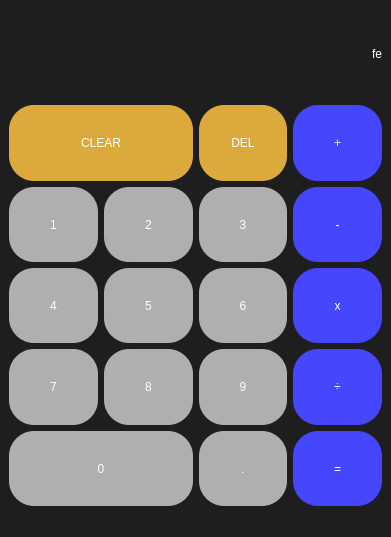
<?xml version="1.0" encoding="UTF-8"?>
<ui version="4.0">
 <class>MainWindow</class>
 <widget class="QMainWindow" name="MainWindow">
  <property name="geometry">
   <rect>
    <x>0</x>
    <y>0</y>
    <width>391</width>
    <height>537</height>
   </rect>
  </property>
  <property name="windowTitle">
   <string>calculator</string>
  </property>
  <property name="styleSheet">
   <string notr="true">background-color: rgb(38, 38, 38);
background-color: rgb(30, 30, 30);</string>
  </property>
  <widget class="QWidget" name="centralwidget">
   <layout class="QVBoxLayout" name="verticalLayout">
    <item>
     <layout class="QGridLayout" name="gridLayout">
      <item row="2" column="1">
       <widget class="QPushButton" name="push_2">
        <property name="sizePolicy">
         <sizepolicy hsizetype="MinimumExpanding" vsizetype="Preferred">
          <horstretch>0</horstretch>
          <verstretch>10</verstretch>
         </sizepolicy>
        </property>
        <property name="styleSheet">
         <string notr="true">QPushButton {
    font: 75 19pt &quot;Rockwell&quot;;
    color: rgb(255, 255, 255);
    background-color: rgb(175, 175, 175);
    border-radius:25px;
}

/* Style for QPushButton when hovering */
QPushButton:hover {
    color: rgb(61, 61, 61);
    background-color: rgb(238, 238, 238);
}

/* Style for QPushButton when pressed (optional) */
QPushButton:pressed {
    background-color: rgb(208, 0, 0);
    color: rgb(255, 255, 255);
}</string>
        </property>
        <property name="text">
         <string>2</string>
        </property>
        <property name="shortcut">
         <string>2</string>
        </property>
       </widget>
      </item>
      <item row="2" column="2">
       <widget class="QPushButton" name="push_3">
        <property name="sizePolicy">
         <sizepolicy hsizetype="MinimumExpanding" vsizetype="Preferred">
          <horstretch>0</horstretch>
          <verstretch>10</verstretch>
         </sizepolicy>
        </property>
        <property name="styleSheet">
         <string notr="true">QPushButton {
    font: 75 19pt &quot;Rockwell&quot;;
    color: rgb(255, 255, 255);
    background-color: rgb(175, 175, 175);
    border-radius: 25px;
}

/* Style for QPushButton when hovering */
QPushButton:hover {
    color: rgb(61, 61, 61);
    background-color: rgb(238, 238, 238);
}

/* Style for QPushButton when pressed (optional) */
QPushButton:pressed {
    background-color: rgb(208, 0, 0);
    color: rgb(255, 255, 255);
}</string>
        </property>
        <property name="text">
         <string>3</string>
        </property>
        <property name="shortcut">
         <string>3</string>
        </property>
       </widget>
      </item>
      <item row="4" column="3">
       <widget class="QPushButton" name="push_divide">
        <property name="sizePolicy">
         <sizepolicy hsizetype="MinimumExpanding" vsizetype="Preferred">
          <horstretch>0</horstretch>
          <verstretch>10</verstretch>
         </sizepolicy>
        </property>
        <property name="styleSheet">
         <string notr="true">QPushButton {
    font: 75 26pt &quot;Rockwell&quot;;
    color: rgb(255, 255, 255);
    border-radius:25px;
	background-color: rgb(70, 70, 255);

}

/* Style for QPushButton when hovering */
QPushButton:hover {
    color: rgb(213, 215, 255);
    background-color: rgb(238, 238, 238);
}

/* Style for QPushButton when pressed (optional) */
QPushButton:pressed {
    background-color: rgb(208, 0, 0);
    color: rgb(255, 255, 255);
}</string>
        </property>
        <property name="text">
         <string>÷</string>
        </property>
        <property name="shortcut">
         <string>/</string>
        </property>
       </widget>
      </item>
      <item row="3" column="3">
       <widget class="QPushButton" name="push_multiply">
        <property name="sizePolicy">
         <sizepolicy hsizetype="MinimumExpanding" vsizetype="Preferred">
          <horstretch>0</horstretch>
          <verstretch>10</verstretch>
         </sizepolicy>
        </property>
        <property name="styleSheet">
         <string notr="true">QPushButton {
    font: 75 26pt &quot;Rockwell&quot;;
    color: rgb(255, 255, 255);
    border-radius:25px;
	background-color: rgb(70, 70, 255);

}

/* Style for QPushButton when hovering */
QPushButton:hover {
    color: rgb(213, 215, 255);
    background-color: rgb(238, 238, 238);
}

/* Style for QPushButton when pressed (optional) */
QPushButton:pressed {
    background-color: rgb(208, 0, 0);
    color: rgb(255, 255, 255);
}</string>
        </property>
        <property name="text">
         <string>x</string>
        </property>
        <property name="shortcut">
         <string>X</string>
        </property>
       </widget>
      </item>
      <item row="5" column="0" colspan="2">
       <widget class="QPushButton" name="push_zero">
        <property name="sizePolicy">
         <sizepolicy hsizetype="MinimumExpanding" vsizetype="Preferred">
          <horstretch>0</horstretch>
          <verstretch>10</verstretch>
         </sizepolicy>
        </property>
        <property name="styleSheet">
         <string notr="true">QPushButton {
    font: 75 19pt &quot;Rockwell&quot;;
    color: rgb(255, 255, 255);
    background-color: rgb(175, 175, 175);
    border-radius: 25px;
}

/* Style for QPushButton when hovering */
QPushButton:hover {
    color: rgb(61, 61, 61);
    background-color: rgb(238, 238, 238);
}

/* Style for QPushButton when pressed (optional) */
QPushButton:pressed {
    background-color: rgb(208, 0, 0);
    color: rgb(255, 255, 255);
}
</string>
        </property>
        <property name="text">
         <string>0</string>
        </property>
        <property name="shortcut">
         <string>0</string>
        </property>
       </widget>
      </item>
      <item row="1" column="2">
       <widget class="QPushButton" name="push_del">
        <property name="sizePolicy">
         <sizepolicy hsizetype="MinimumExpanding" vsizetype="Preferred">
          <horstretch>0</horstretch>
          <verstretch>10</verstretch>
         </sizepolicy>
        </property>
        <property name="styleSheet">
         <string notr="true">QPushButton {
    font: 75 19pt &quot;Rockwell&quot;;
    color: rgb(255, 255, 255);
    background-color: rgb(220, 169, 60);
    border-radius: 25px;
}

/* Style for QPushButton when hovering */
QPushButton:hover {
    color: rgb(61, 61, 61);
    background-color: rgb(238, 238, 238);
}

/* Style for QPushButton when pressed (optional) */
QPushButton:pressed {
    background-color: rgb(208, 0, 0);
    color: rgb(255, 255, 255);
}</string>
        </property>
        <property name="text">
         <string>DEL</string>
        </property>
        <property name="shortcut">
         <string>Backspace, Backspace, Backspace, Backspace</string>
        </property>
       </widget>
      </item>
      <item row="1" column="0" colspan="2">
       <widget class="QPushButton" name="push_clear">
        <property name="sizePolicy">
         <sizepolicy hsizetype="MinimumExpanding" vsizetype="Preferred">
          <horstretch>0</horstretch>
          <verstretch>10</verstretch>
         </sizepolicy>
        </property>
        <property name="styleSheet">
         <string notr="true">QPushButton {
    font: 75 19pt &quot;Rockwell&quot;;
    color: rgb(255, 255, 255);
    border-radius: 25px;
	background-color: rgb(220, 169, 60);
}

/* Style for QPushButton when hovering */
QPushButton:hover {
    color: rgb(61, 61, 61);
    background-color: rgb(238, 238, 238);
}

/* Style for QPushButton when pressed (optional) */
QPushButton:pressed {
    background-color: rgb(208, 0, 0);
    color: rgb(255, 255, 255);
}</string>
        </property>
        <property name="text">
         <string>CLEAR</string>
        </property>
        <property name="shortcut">
         <string>Esc</string>
        </property>
       </widget>
      </item>
      <item row="4" column="2">
       <widget class="QPushButton" name="push_9">
        <property name="sizePolicy">
         <sizepolicy hsizetype="MinimumExpanding" vsizetype="Preferred">
          <horstretch>0</horstretch>
          <verstretch>10</verstretch>
         </sizepolicy>
        </property>
        <property name="styleSheet">
         <string notr="true">QPushButton {
    font: 75 19pt &quot;Rockwell&quot;;
    color: rgb(255, 255, 255);
    background-color: rgb(175, 175, 175);
    border-radius: 25px;
}

/* Style for QPushButton when hovering */
QPushButton:hover {
    color: rgb(61, 61, 61);
    background-color: rgb(238, 238, 238);
}

/* Style for QPushButton when pressed (optional) */
QPushButton:pressed {
    background-color: rgb(208, 0, 0);
    color: rgb(255, 255, 255);
}</string>
        </property>
        <property name="text">
         <string>9</string>
        </property>
        <property name="shortcut">
         <string>9</string>
        </property>
       </widget>
      </item>
      <item row="3" column="2">
       <widget class="QPushButton" name="push_6">
        <property name="sizePolicy">
         <sizepolicy hsizetype="MinimumExpanding" vsizetype="Preferred">
          <horstretch>0</horstretch>
          <verstretch>10</verstretch>
         </sizepolicy>
        </property>
        <property name="styleSheet">
         <string notr="true">QPushButton {
    font: 75 19pt &quot;Rockwell&quot;;
    color: rgb(255, 255, 255);
    background-color: rgb(175, 175, 175);
    border-radius: 25px;
}

/* Style for QPushButton when hovering */
QPushButton:hover {
    color: rgb(61, 61, 61);
    background-color: rgb(238, 238, 238);
}

/* Style for QPushButton when pressed (optional) */
QPushButton:pressed {
    background-color: rgb(208, 0, 0);
    color: rgb(255, 255, 255);
}</string>
        </property>
        <property name="text">
         <string>6</string>
        </property>
        <property name="shortcut">
         <string>6</string>
        </property>
       </widget>
      </item>
      <item row="2" column="3">
       <widget class="QPushButton" name="push_minus">
        <property name="sizePolicy">
         <sizepolicy hsizetype="MinimumExpanding" vsizetype="Preferred">
          <horstretch>0</horstretch>
          <verstretch>10</verstretch>
         </sizepolicy>
        </property>
        <property name="styleSheet">
         <string notr="true">QPushButton {
    font: 75 26pt &quot;Rockwell&quot;;
    color: rgb(255, 255, 255);
    border-radius: 25px;
	background-color: rgb(70, 70, 255);

}

/* Style for QPushButton when hovering */
QPushButton:hover {
    color: rgb(213, 215, 255);
    background-color: rgb(238, 238, 238);
}

/* Style for QPushButton when pressed (optional) */
QPushButton:pressed {
    background-color: rgb(208, 0, 0);
    color: rgb(255, 255, 255);
}</string>
        </property>
        <property name="text">
         <string>-</string>
        </property>
        <property name="shortcut">
         <string>-</string>
        </property>
       </widget>
      </item>
      <item row="5" column="2">
       <widget class="QPushButton" name="push_dot">
        <property name="sizePolicy">
         <sizepolicy hsizetype="MinimumExpanding" vsizetype="Preferred">
          <horstretch>0</horstretch>
          <verstretch>10</verstretch>
         </sizepolicy>
        </property>
        <property name="styleSheet">
         <string notr="true">QPushButton {
    font: 75 19pt &quot;Rockwell&quot;;
    color: rgb(255, 255, 255);
    background-color: rgb(175, 175, 175);
    border-radius:25px;
}

/* Style for QPushButton when hovering */
QPushButton:hover {
    color: rgb(61, 61, 61);
    background-color: rgb(238, 238, 238);
}

/* Style for QPushButton when pressed (optional) */
QPushButton:pressed {
    background-color: rgb(208, 0, 0);
    color: rgb(255, 255, 255);
}</string>
        </property>
        <property name="text">
         <string>.</string>
        </property>
        <property name="shortcut">
         <string>.</string>
        </property>
       </widget>
      </item>
      <item row="0" column="0" colspan="4">
       <widget class="QLabel" name="label">
        <property name="sizePolicy">
         <sizepolicy hsizetype="MinimumExpanding" vsizetype="Preferred">
          <horstretch>0</horstretch>
          <verstretch>12</verstretch>
         </sizepolicy>
        </property>
        <property name="styleSheet">
         <string notr="true">font: 700 28pt &quot;Leelawadee&quot;;
color: rgb(255, 255, 255);</string>
        </property>
        <property name="text">
         <string>fe</string>
        </property>
        <property name="alignment">
         <set>Qt::AlignRight|Qt::AlignTrailing|Qt::AlignVCenter</set>
        </property>
       </widget>
      </item>
      <item row="1" column="3">
       <widget class="QPushButton" name="push_plus">
        <property name="sizePolicy">
         <sizepolicy hsizetype="MinimumExpanding" vsizetype="Preferred">
          <horstretch>0</horstretch>
          <verstretch>10</verstretch>
         </sizepolicy>
        </property>
        <property name="styleSheet">
         <string notr="true">/* Default style for QPushButton */
QPushButton {
    font: 75 26pt &quot;Rockwell&quot;;
    color: rgb(255, 255, 255);
    border-radius: 25px;
    background-color: rgb(70, 70, 255);
}

/* Style for QPushButton when hovering */
QPushButton:hover {
    color: rgb(213, 215, 255);
    background-color: rgb(238, 238, 238);
}

/* Style for QPushButton when pressed */
QPushButton:pressed {
    background-color: rgb(208, 0, 0);
    color: rgb(255, 255, 255);
}
</string>
        </property>
        <property name="text">
         <string>+</string>
        </property>
        <property name="iconSize">
         <size>
          <width>28</width>
          <height>27</height>
         </size>
        </property>
        <property name="shortcut">
         <string>+</string>
        </property>
       </widget>
      </item>
      <item row="4" column="1">
       <widget class="QPushButton" name="push_8">
        <property name="sizePolicy">
         <sizepolicy hsizetype="MinimumExpanding" vsizetype="Preferred">
          <horstretch>0</horstretch>
          <verstretch>10</verstretch>
         </sizepolicy>
        </property>
        <property name="styleSheet">
         <string notr="true">QPushButton {
    font: 75 19pt &quot;Rockwell&quot;;
    color: rgb(255, 255, 255);
    background-color: rgb(175, 175, 175);
    border-radius:25px;
}

/* Style for QPushButton when hovering */
QPushButton:hover {
    color: rgb(61, 61, 61);
    background-color: rgb(238, 238, 238);
}

/* Style for QPushButton when pressed (optional) */
QPushButton:pressed {
    background-color: rgb(208, 0, 0);
    color: rgb(255, 255, 255);
}</string>
        </property>
        <property name="text">
         <string>8</string>
        </property>
        <property name="shortcut">
         <string>8</string>
        </property>
       </widget>
      </item>
      <item row="3" column="1">
       <widget class="QPushButton" name="push_5">
        <property name="sizePolicy">
         <sizepolicy hsizetype="MinimumExpanding" vsizetype="Preferred">
          <horstretch>0</horstretch>
          <verstretch>10</verstretch>
         </sizepolicy>
        </property>
        <property name="styleSheet">
         <string notr="true">QPushButton {
    font: 75 19pt &quot;Rockwell&quot;;
    color: rgb(255, 255, 255);
    background-color: rgb(175, 175, 175);
    border-radius: 25px;
}

/* Style for QPushButton when hovering */
QPushButton:hover {
    color: rgb(61, 61, 61);
    background-color: rgb(238, 238, 238);
}

/* Style for QPushButton when pressed (optional) */
QPushButton:pressed {
    background-color: rgb(208, 0, 0);
    color: rgb(255, 255, 255);
}</string>
        </property>
        <property name="text">
         <string>5</string>
        </property>
        <property name="shortcut">
         <string>5</string>
        </property>
       </widget>
      </item>
      <item row="3" column="0">
       <widget class="QPushButton" name="push_4">
        <property name="sizePolicy">
         <sizepolicy hsizetype="MinimumExpanding" vsizetype="Preferred">
          <horstretch>0</horstretch>
          <verstretch>10</verstretch>
         </sizepolicy>
        </property>
        <property name="styleSheet">
         <string notr="true">QPushButton {
    font: 75 19pt &quot;Rockwell&quot;;
    color: rgb(255, 255, 255);
    background-color: rgb(175, 175, 175);
    border-radius: 25px;
}

/* Style for QPushButton when hovering */
QPushButton:hover {
    color: rgb(61, 61, 61);
    background-color: rgb(238, 238, 238);
}

/* Style for QPushButton when pressed (optional) */
QPushButton:pressed {
    background-color: rgb(208, 0, 0);
    color: rgb(255, 255, 255);
}</string>
        </property>
        <property name="text">
         <string>4</string>
        </property>
        <property name="shortcut">
         <string>4</string>
        </property>
       </widget>
      </item>
      <item row="2" column="0">
       <widget class="QPushButton" name="push_1">
        <property name="sizePolicy">
         <sizepolicy hsizetype="MinimumExpanding" vsizetype="Preferred">
          <horstretch>0</horstretch>
          <verstretch>10</verstretch>
         </sizepolicy>
        </property>
        <property name="styleSheet">
         <string notr="true">QPushButton {
    font: 75 19pt &quot;Rockwell&quot;;
    color: rgb(255, 255, 255);
    background-color: rgb(175, 175, 175);
    border-radius: 25px;
}

/* Style for QPushButton when hovering */
QPushButton:hover {
    color: rgb(61, 61, 61);
    background-color: rgb(238, 238, 238);
}

/* Style for QPushButton when pressed (optional) */
QPushButton:pressed {
    background-color: rgb(208, 0, 0);
    color: rgb(255, 255, 255);
}</string>
        </property>
        <property name="text">
         <string>1</string>
        </property>
        <property name="shortcut">
         <string>1</string>
        </property>
       </widget>
      </item>
      <item row="5" column="3">
       <widget class="QPushButton" name="push_equal">
        <property name="sizePolicy">
         <sizepolicy hsizetype="MinimumExpanding" vsizetype="Preferred">
          <horstretch>0</horstretch>
          <verstretch>10</verstretch>
         </sizepolicy>
        </property>
        <property name="styleSheet">
         <string notr="true">QPushButton {
    font: 75 26pt &quot;Rockwell&quot;;
    color: rgb(255, 255, 255);
    border-radius: 25px;
	background-color: rgb(70, 70, 255);
}

/* Style for QPushButton when hovering */
QPushButton:hover {
    color: rgb(213, 215, 255);
    background-color: rgb(238, 238, 238);
}

/* Style for QPushButton when pressed (optional) */
QPushButton:pressed {
    background-color: rgb(208, 0, 0);
    color: rgb(255, 255, 255);
}</string>
        </property>
        <property name="text">
         <string>=</string>
        </property>
        <property name="shortcut">
         <string>=</string>
        </property>
       </widget>
      </item>
      <item row="4" column="0">
       <widget class="QPushButton" name="push_7">
        <property name="sizePolicy">
         <sizepolicy hsizetype="MinimumExpanding" vsizetype="Preferred">
          <horstretch>0</horstretch>
          <verstretch>10</verstretch>
         </sizepolicy>
        </property>
        <property name="styleSheet">
         <string notr="true">QPushButton {
    font: 75 19pt &quot;Rockwell&quot;;
    color: rgb(255, 255, 255);
    background-color: rgb(175, 175, 175);
    border-radius: 25px;
}

/* Style for QPushButton when hovering */
QPushButton:hover {
    color: rgb(61, 61, 61);
    background-color: rgb(238, 238, 238);
}

/* Style for QPushButton when pressed (optional) */
QPushButton:pressed {
    background-color: rgb(208, 0, 0);
    color: rgb(255, 255, 255);
}</string>
        </property>
        <property name="text">
         <string>7</string>
        </property>
        <property name="shortcut">
         <string>7</string>
        </property>
       </widget>
      </item>
     </layout>
    </item>
   </layout>
  </widget>
  <widget class="QMenuBar" name="menubar">
   <property name="geometry">
    <rect>
     <x>0</x>
     <y>0</y>
     <width>391</width>
     <height>22</height>
    </rect>
   </property>
  </widget>
  <widget class="QStatusBar" name="statusbar"/>
 </widget>
 <resources/>
 <connections/>
</ui>
